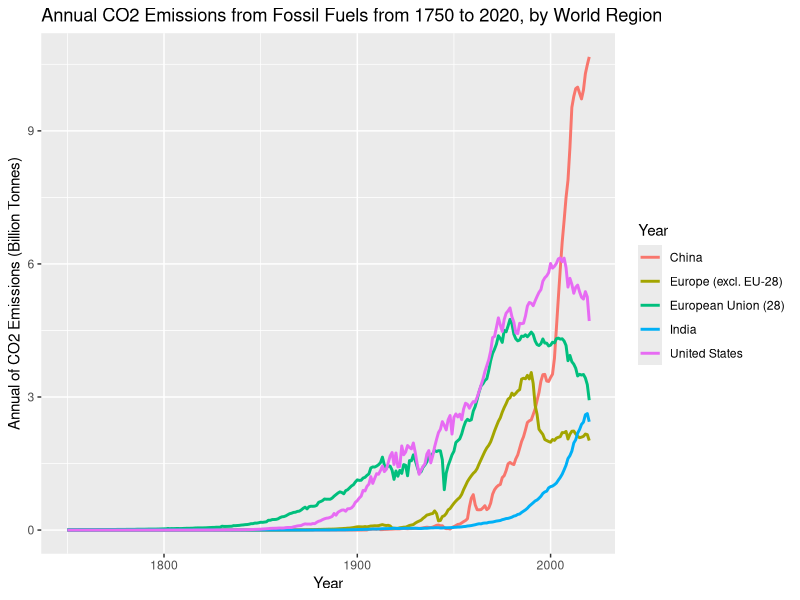
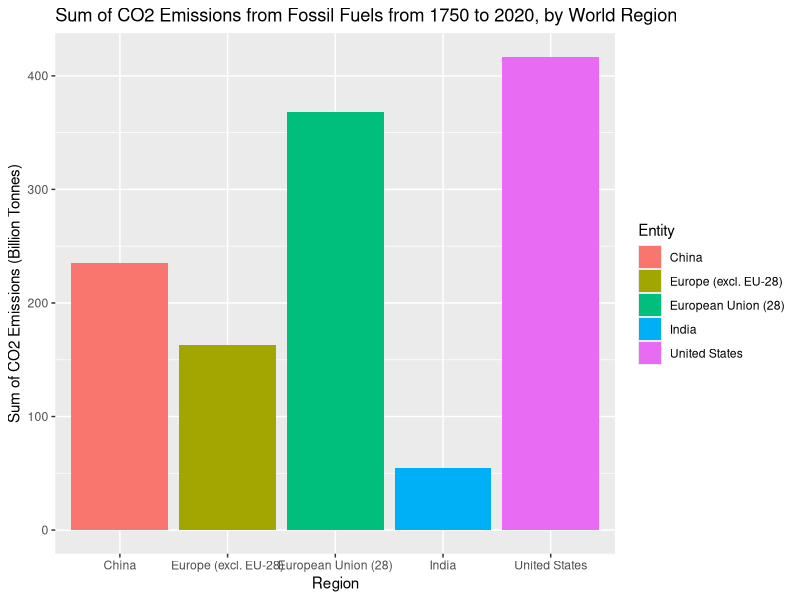
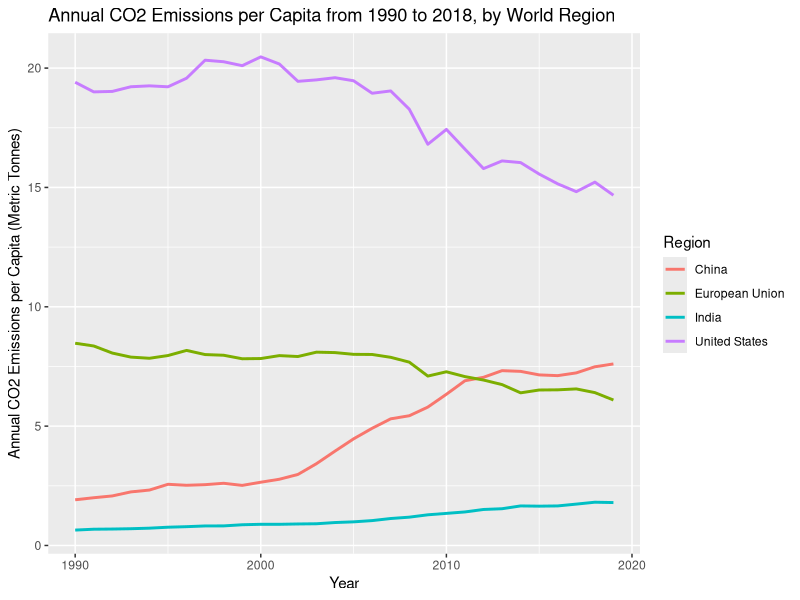
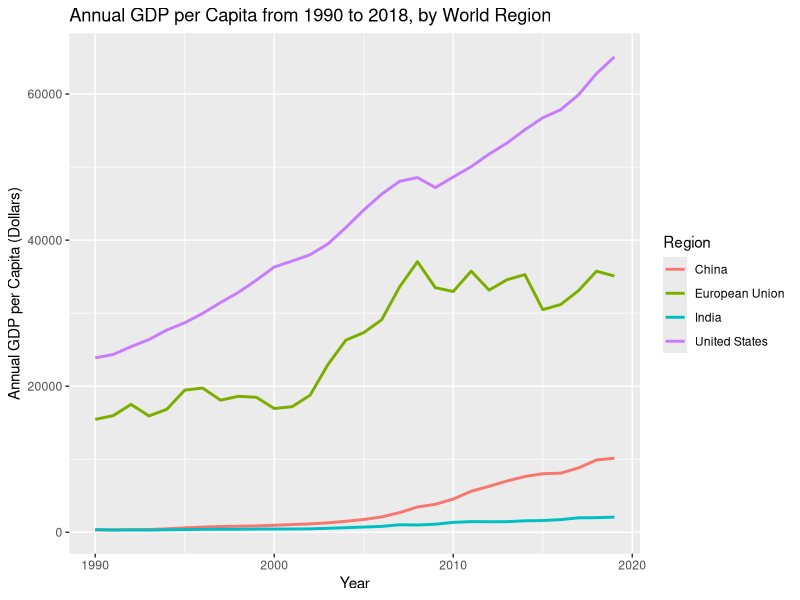
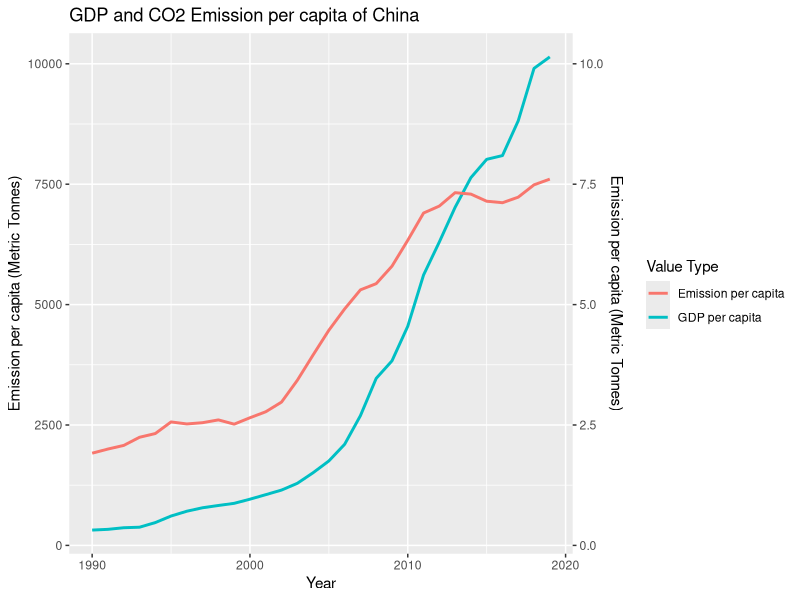
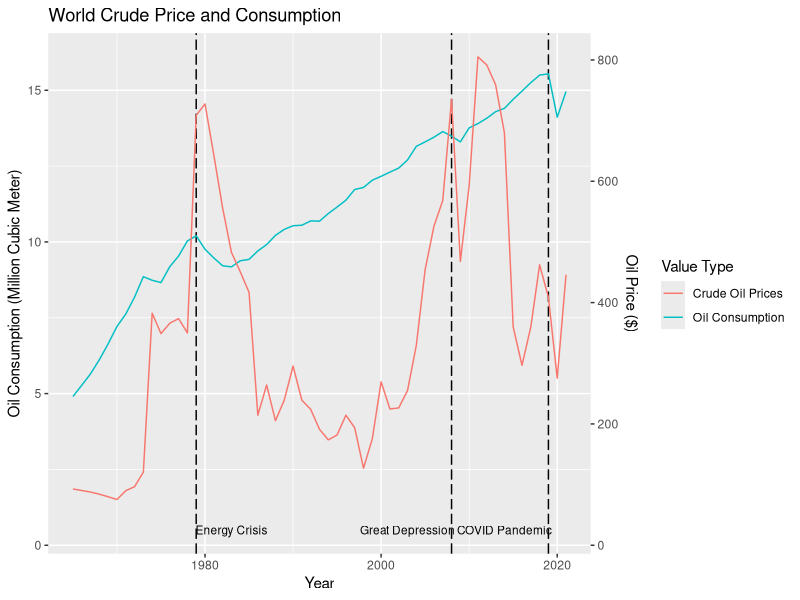
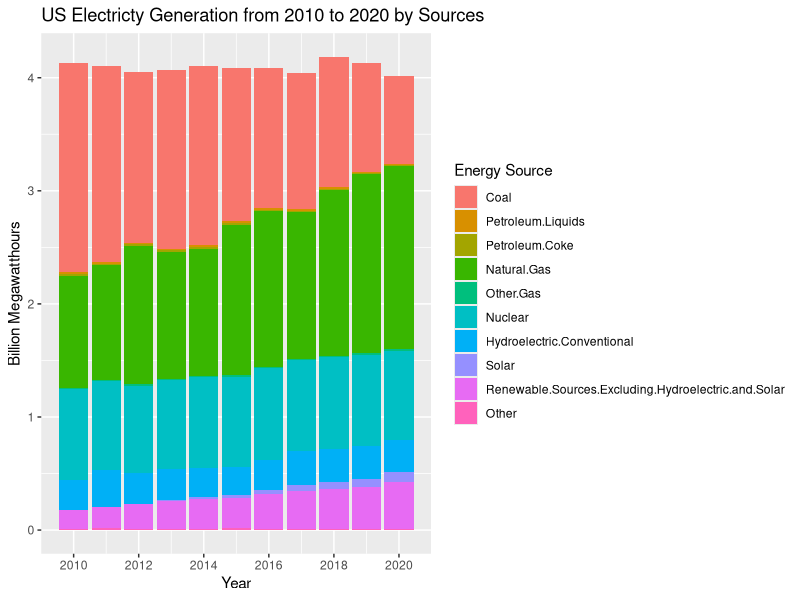
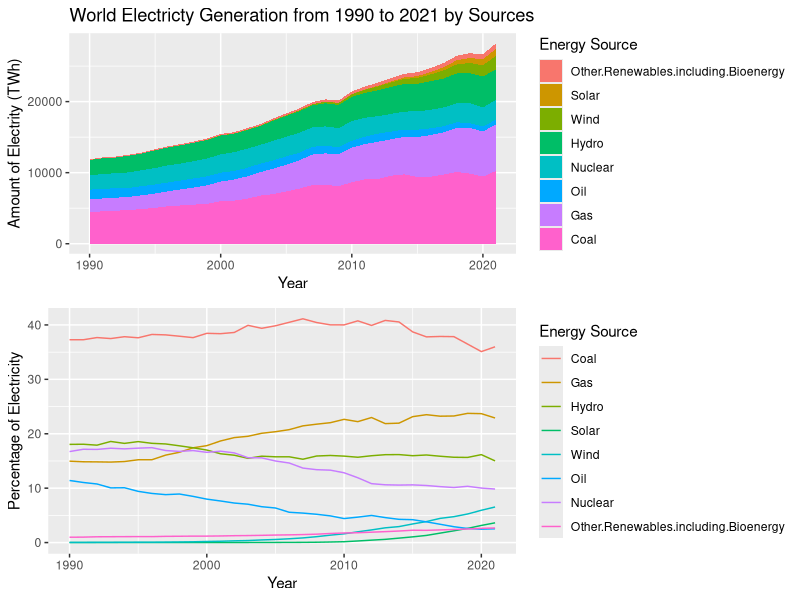

Reproduce these figures in R, in order.
packages <- c("tidyverse", "reshape2", "fauxnaif", "gganimate", "ggthemes",
              "stringr", "gridExtra", "gifski", "png", "ggrepel")
lapply(packages, require, character.only = TRUE)

emission <- read.csv("annual-co-emissions-by-region.csv")
target <- c('China','Europe (excl. EU-28)','European Union (28)','India','United States' )
emission %>% 
  group_by(Entity,Year)%>%
  filter(all(Entity %in% target))%>%
  ggplot(aes(y=Annual.CO2.emissions..zero.filled./10^9,x=Year, color=Entity))+
  labs(x="Year", y = "Annual of CO2 Emissions (Billion Tonnes)", 
       color="Year",
       title="Annual CO2 Emissions from Fossil Fuels from 1750 to 2020, by World Region")+
  geom_line(size=1)

emission %>% 
  group_by(Entity)%>%
  filter(all(Entity %in% target))%>%
  summarize(sum_ems=sum(Annual.CO2.emissions..zero.filled.),na.rm=T)%>%
  ggplot(aes(y=sum_ems/10^9,x=Entity,fill=Entity))+
  labs(x="Region", y = "Sum of CO2 Emissions (Billion Tonnes)", 
       color="Year",
       title="Sum of CO2 Emissions from Fossil Fuels from 1750 to 2020, by World Region")+
  geom_bar(stat='identity')

per_capita_target <- c('China','European Union','India','United States' )

per_capita_emission <- read.csv("emission_per_capita.csv")
per_capita_GDP <- read.csv("GDP_per_capita.csv")

drop <- c('Indicator.Name','Country.Code','Indicator.Code')
ems_country_data <- per_capita_emission[,!(names(per_capita_emission) %in% drop)]
ems_country_data_melt <- melt(ems_country_data, id='Country.Name')
ems_country_data_melt <- select(ems_country_data_melt, c("Country.Name","variable","value"))
names(ems_country_data_melt)[names(ems_country_data_melt) == "variable"] <- "Year"
names(ems_country_data_melt)[names(ems_country_data_melt) == "value"] <- "Emission_per_Capita"
ems_country_data_melt$Year = substr(ems_country_data_melt$Year,2,5)
ems_country_data_melt$Year = strtoi(ems_country_data_melt$Year)

gdp_country_data <- per_capita_GDP[,!(names(per_capita_GDP) %in% drop)]
gdp_country_data_melt <- melt(gdp_country_data, id='Country.Name')
gdp_country_data_melt <- select(gdp_country_data_melt, c("Country.Name","variable","value"))
names(gdp_country_data_melt)[names(gdp_country_data_melt) == "variable"] <- "Year"
names(gdp_country_data_melt)[names(gdp_country_data_melt) == "value"] <- "GDP_per_Capita"
gdp_country_data_melt$Year = substr(gdp_country_data_melt$Year,2,5)
gdp_country_data_melt$Year = strtoi(gdp_country_data_melt$Year)


per_capita_all <- merge(x=gdp_country_data_melt,y=ems_country_data_melt,by=c("Year","Country.Name"))

per_capita_all %>% 
  group_by(Country.Name,Year)%>%filter(all(Country.Name %in% per_capita_target))->res

per_capita_all %>% 
  group_by(Country.Name,Year)%>%
  filter(all(Country.Name %in% per_capita_target))%>%
  drop_na()%>%
  ggplot(aes(x=Year))+
  geom_line(aes(y=Emission_per_Capita,color=Country.Name),size=1)+
  labs(x="Year", y = "Annual CO2 Emissions per Capita (Metric Tonnes)", 
       color="Region",
       title="Annual CO2 Emissions per Capita from 1990 to 2018, by World Region")

#GDP per capita
per_capita_all %>% 
  group_by(Country.Name,Year)%>%
  filter(all(Country.Name %in% per_capita_target))%>%
  drop_na()%>%
  ggplot(aes(x=Year))+
  geom_line(aes(y=GDP_per_Capita,color=Country.Name),size=1)+
  labs(x="Year", y = "Annual GDP per Capita (Dollars)", 
       color="Region",
       title="Annual GDP per Capita from 1990 to 2018, by World Region")

#Relationship between GDP and CO2 Emission
per_capita_all %>% 
  group_by(Country.Name,Year)%>%
  filter(all(Country.Name=="China"))%>%
  drop_na()%>%
  ggplot(aes(x=Year))+
  geom_line(aes(y=GDP_per_Capita,color="GDP per capita"),size=1)+
  geom_line(aes(y=Emission_per_Capita*1000,color="Emission per capita"),size=1)+scale_y_continuous(
    name = "Emission per capita (Metric Tonnes)",
    sec.axis = sec_axis(~ . / 1000,name="Emission per capita (Metric Tonnes)")
  ) + 
  labs(x="Year", y = "Annual GDP per Capita (Dollars)", 
       color="Value Type",
       title="GDP and CO2 Emission per capita of China")

#Oil Price and Consumption
oil_data <- read.csv("world-crude-oil-price-vs-oil-consumption.csv")
world_oil <- subset(oil_data,oil_data$Entity=='World')
coeff <- 2*10^-2
world_oil %>%
  drop_na()%>%
  ggplot(aes(x=Year))+
  geom_vline(xintercept=1979, linetype = "longdash",)+
  annotate(geom="text", x=1983, y=0.5, label="Energy Crisis", size=3) +
  geom_vline(xintercept=2008, linetype = "longdash",)+
  annotate(geom="text", x=2003, y=0.5, label="Great Depression", size=3) +
  geom_vline(xintercept=2019, linetype = "longdash",)+
  annotate(geom="text", x=2014, y=0.5, label="COVID Pandemic", size=3) +
  geom_line(aes(y=Oil.Consumption...Barrels/10^6,color='Oil Consumption'))+
  geom_line(aes(y=Oil...Crude.prices.since.1861..2021...*coeff,color='Crude Oil Prices'))+
  scale_y_continuous(
    name = "Oil Consumption (Million Cubic Meter)",
    sec.axis = sec_axis(~ . / coeff,name="Oil Price ($)")
  ) + 
  labs(x="Year", 
       color="Value Type",
       title="World Crude Price and Consumption")

#Electricity generation
electricity_data <- read.csv("power_generation.csv")
ele_data_melt <- melt(electricity_data, id='Period')
names(ele_data_melt)[names(ele_data_melt) == "variable"] <- "Energy Source"
names(ele_data_melt)[names(ele_data_melt) == "value"] <- "Quantity"
ele_data_melt$Quantity <- as.integer(gsub(",", "", ele_data_melt$Quantity))

ele_data_melt %>%
  group_by(Period)%>%
  drop_na()%>%
  ggplot(aes(fill=`Energy Source`, y=Quantity/1000000.0, x=Period)) + 
  geom_bar(position="stack", stat="identity")+
  scale_x_continuous(
    breaks=c(2010,2012,2014,2016,2018,2020)
  ) + 
  labs(x="Year", 
       y="Billion Megawatthours",
       title="US Electricty Generation from 2010 to 2020 by Sources")

#Global Electricity generation
global_ele_data <- read.csv("electricity-prod-source.csv")
filter(global_ele_data,Entity == "World")->world_ele
world_ele<- select(world_ele,-c('Entity','Code'))
world_ele_melt <- melt(world_ele, id='Year')
names(world_ele_melt)[names(world_ele_melt) == "variable"] <- "Energy Source"
names(world_ele_melt)[names(world_ele_melt) == "value"] <- "Quantity"

global_ele_share_data <- read.csv("share-elec-by-source.csv")
filter(global_ele_share_data,Entity == "World")->world_ele_share
world_ele_share<- select(world_ele_share,-c('Entity','Code'))
world_ele_share_melt <- melt(world_ele_share, id='Year')
names(world_ele_share_melt)[names(world_ele_share_melt) == "variable"] <- "Energy Source"
names(world_ele_share_melt)[names(world_ele_share_melt) == "value"] <- "Percentage"

world_ele_melt %>%
  filter(Year>=1990)%>%
  group_by(Year)%>%
  drop_na()%>%
  ggplot(aes(fill=`Energy Source`, y=Quantity, x=Year)) + 
  geom_area(position="stack", stat="identity")+
  labs(x="Year", 
       y="Amount of Electrity (TWh)",
       title="World Electricty Generation from 1990 to 2021 by Sources")->ele_amount_plot

world_ele_share_melt %>%
  filter(Year>=1990)%>%
  group_by(Year)%>%
  drop_na()%>%
  ggplot(aes(color=`Energy Source`, y=Percentage, x=Year)) + 
  geom_line(stat="identity")+
  labs(x="Year", 
       y="Percentage of Electricity")->ele_share_plot

grid.arrange(ele_amount_plot, ele_share_plot, ncol=1)->res
ggsave("electricity.jpg",res, width = 20, height = 20,dpi=500, units = "cm")

pop_data <- read.csv("world-population-by-region-with-projections.csv")
filter(global_ele_share_data,Entity == "World")->world_ele_share
world_ele_share<- select(world_ele_share,-c('Entity','Code'))
world_ele_share_melt <- melt(world_ele_share, id='Year')
names(world_ele_share_melt)[names(world_ele_share_melt) == "variable"] <- "Energy Source"
names(world_ele_share_melt)[names(world_ele_share_melt) == "value"] <- "Percentage"
